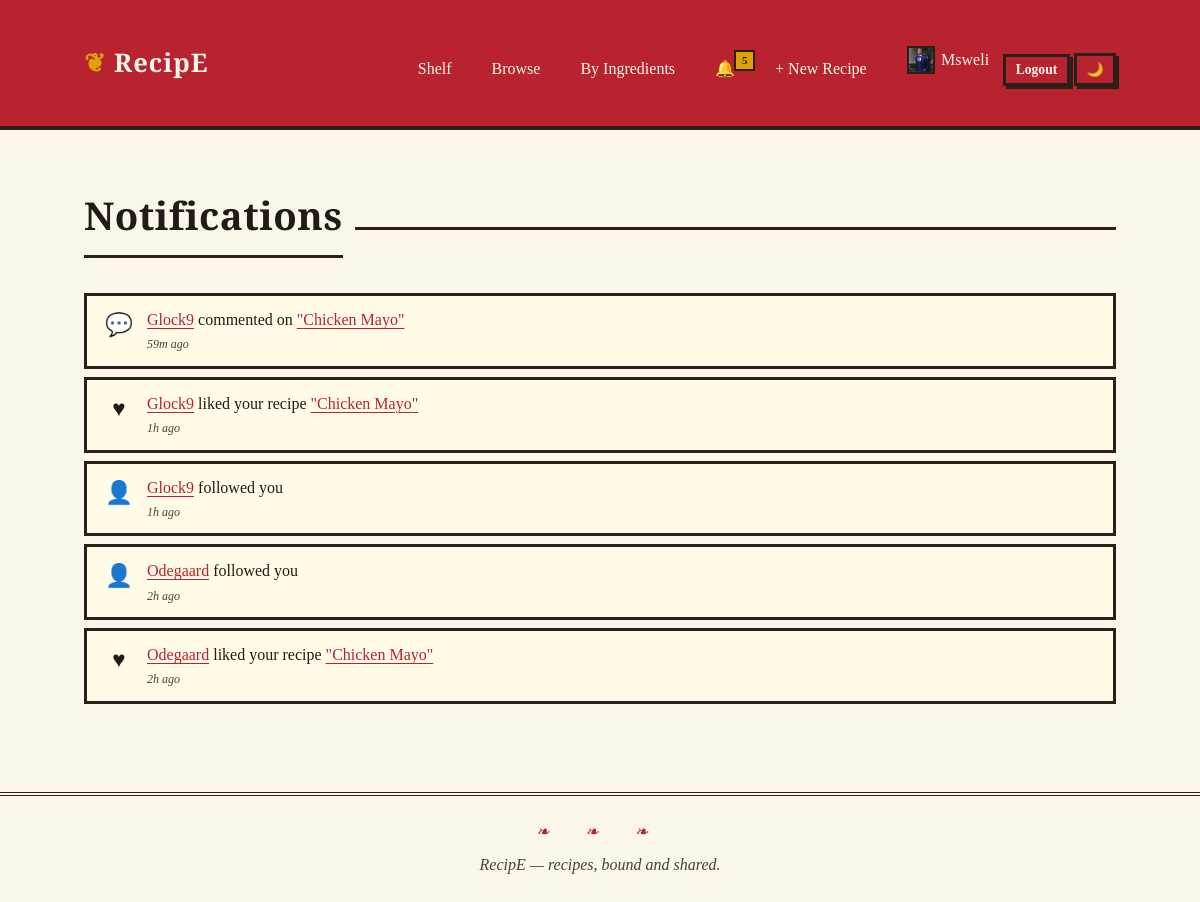
Screenshot of /notifications/ (signed in) with the database file from the repository.
### app/models/user.py (models this page shows, shortened)
class User(db.Model, UserMixin):
    __tablename__ = "users"
    id = db.Column(db.Integer, primary_key=True)
    username = db.Column(db.String(50), unique=True, nullable=False, index=True)
    email = db.Column(db.String(120), unique=True, nullable=False, index=True)
    password_hash = db.Column(db.String(255), nullable=False)
    bio = db.Column(db.Text, default="")
    avatar = db.Column(db.String(255), default="")
    is_active = db.Column(db.Boolean, default=True)
    created_at = db.Column(db.DateTime, default=datetime.utcnow)
    recipes = db.relationship("Recipe", backref="author", lazy="dynamic",
                              cascade="all, delete-orphan")
    comments = db.relationship("Comment", backref="author", lazy="dynamic",
                               cascade="all, delete-orphan")
    reactions = db.relationship("Reaction", backref="user", lazy="dynamic",
                                cascade="all, delete-orphan")
    preference = db.relationship("UserPreference", backref="user", uselist=False,
                                 cascade="all, delete-orphan")
    following = db.relationship(
        "Follow", foreign_keys="Follow.follower_id",
        backref="follower", lazy="dynamic", cascade="all, delete-orphan"
    )
    followers = db.relationship(
        "Follow", foreign_keys="Follow.followed_id",
        backref="followed", lazy="dynamic", cascade="all, delete-orphan"
    )
    notifications = db.relationship(
        "Notification", foreign_keys="Notification.user_id",
        back_populates="user", lazy="dynamic", cascade="all, delete-orphan"
    )

### app/models/notification.py (models this page shows, shortened)
class Notification(db.Model):
    __tablename__ = "notifications"
    id = db.Column(db.Integer, primary_key=True)
    user_id = db.Column(db.Integer, db.ForeignKey("users.id"),
                        nullable=False, index=True)
    actor_id = db.Column(db.Integer, db.ForeignKey("users.id"), nullable=True)
    kind = db.Column(db.String(30), nullable=False)   # like / comment / follow / reply
    recipe_id = db.Column(db.Integer, db.ForeignKey("recipes.id"), nullable=True)
    comment_id = db.Column(db.Integer, db.ForeignKey("comments.id"), nullable=True)
    is_read = db.Column(db.Boolean, default=False, index=True)
    created_at = db.Column(db.DateTime, default=datetime.utcnow, index=True)
    user = db.relationship("User", foreign_keys=[user_id], back_populates="notifications")
    actor = db.relationship("User", foreign_keys=[actor_id], lazy="joined")
    recipe = db.relationship("Recipe", back_populates="notifications", lazy="joined")
    comment = db.relationship("Comment", back_populates="notifications", lazy="joined")

### app/models/recipe.py (models this page shows, shortened)
class Recipe(db.Model):
    __tablename__ = "recipes"
    id = db.Column(db.Integer, primary_key=True)
    title = db.Column(db.String(150), nullable=False, index=True)
    description = db.Column(db.Text, default="")
    category = db.Column(db.String(80), index=True)
    user_id = db.Column(db.Integer, db.ForeignKey("users.id"), nullable=False)
    created_at = db.Column(db.DateTime, default=datetime.utcnow, index=True)
    updated_at = db.Column(db.DateTime, default=datetime.utcnow, onupdate=datetime.utcnow)
    ingredients = db.relationship("Ingredient", backref="recipe", lazy="select",
                                  cascade="all, delete-orphan", order_by="Ingredient.position")
    steps = db.relationship("Step", backref="recipe", lazy="select",
                            cascade="all, delete-orphan", order_by="Step.position")
    images = db.relationship("RecipeImage", backref="recipe", lazy="select",
                             cascade="all, delete-orphan")
    video = db.relationship("RecipeVideo", backref="recipe", uselist=False,
                            cascade="all, delete-orphan")
    comments = db.relationship("Comment", backref="recipe", lazy="dynamic",
                               cascade="all, delete-orphan")
    reactions = db.relationship("Reaction", backref="recipe", lazy="dynamic",
                                cascade="all, delete-orphan")
    notifications = db.relationship("Notification", back_populates="recipe", cascade="all, delete-orphan")
    savers = db.relationship("User", secondary=saved_recipes, lazy="dynamic",
                             backref=db.backref("saved_recipes", lazy="dynamic"))

### app/routes/notifications.py (the view)
@notifications_bp.get("/")
@login_required
def list_page():
    notifications = NotificationService.list_for(current_user)
    NotificationService.mark_all_read(current_user)
    return render_template("notifications.html", notifications=notifications)

### app/models/user.py (called while the page is built)
@login_manager.user_loader
def load_user(user_id):
    return User.query.get(int(user_id))

### app/services/notification_service.py (called while the page is built)
    @staticmethod
    def list_for(user, limit=50):
        return (Notification.query
                .filter_by(user_id=user.id)
                .order_by(Notification.created_at.desc())
                .limit(limit).all())

    @staticmethod
    def mark_all_read(user):
        (Notification.query
         .filter_by(user_id=user.id, is_read=False)
         .update({"is_read": True}))
        db.session.commit()

### app/templates/notifications.html (shortened to what this page needs)
{% extends "base.html" %}
{% block content %}
<div class="chapter"><h1>Notifications</h1></div>
{% if notifications %}
  <ul class="notification-list">
    {% for n in notifications %}
      <li class="notification notification--{{ n.kind }}{% if not n.is_read %} notification--unread{% endif %}">
        <span class="notification__icon">
          {% if n.kind == "like" %}♥
          {% elif n.kind == "comment" %}💬
          {% elif n.kind == "reply" %}↩
          {% elif n.kind == "follow" %}👤
          {% else %}•{% endif %}
        </span>
        <div class="notification__body">
          {% if n.actor %}
            <a href="{{ url_for('users.profile_page', username=n.actor.username) }}">{{ n.actor.username }}</a>
          {% else %}<em>Someone</em>{% endif %}
          {% if n.kind == "like" %} liked your recipe
          {% elif n.kind == "comment" %} commented on
          {% elif n.kind == "reply" %} replied to your comment on
          {% elif n.kind == "follow" %} followed you
          {% endif %}
          {% if n.recipe %}
            <a href="{{ url_for('recipes.recipe_page', recipe_id=n.recipe.id) }}">"{{ n.recipe.title }}"</a>
          {% endif %}
          <span class="notification__time">{{ n.created_at|timeago }}</span>
        </div>
      </li>
    {% endfor %}
  </ul>
{% else %}
  <p class="muted">You have no notifications yet.</p>
{% endif %}
{% endblock %}

### app/templates/base.html (shortened to what this page needs)
<!DOCTYPE html>
<html lang="en">
<head>
  <link rel="stylesheet" href="{{ url_for('static', filename='css/style.css') }}" />
</head>
<body data-authed="{{ 'true' if current_user.is_authenticated else 'false' }}"
      data-user-id="{{ current_user.id if current_user.is_authenticated else '' }}">
  <header class="site-header">
    <div class="container">
      <a class="brand" href="{{ url_for('feed.dashboard') }}">RecipE</a>
      <nav class="site-nav" data-nav>
        <a href="{{ url_for('feed.dashboard') }}">Shelf</a>
        <a href="{{ url_for('recipes.list_recipes_page') }}">Browse</a>
        <a href="{{ url_for('recipes.by_ingredients_page') }}">By Ingredients</a>
        {% if current_user.is_authenticated %}
          <a href="{{ url_for('notifications.list_page') }}" class="nav-bell" title="Notifications">
    🔔<span class="nav-bell__badge" data-notif-badge hidden></span>
          </a>
          <a href="{{ url_for('recipes.new_recipe_page') }}">+ New Recipe</a>
          <a href="{{ url_for('users.profile_page', username=current_user.username) }}" class="nav-avatar">
            {% if current_user.avatar %}
              <img src="{{ url_for('static', filename='uploads/' ~ current_user.avatar) }}"
                   alt="{{ current_user.username }}" />
            {% else %}
              <span class="avatar-placeholder--sm">{{ current_user.username[:1]|upper }}</span>
            {% endif %}
            {{ current_user.username }}
          </a>
          <form action="{{ url_for('auth.logout') }}" method="post" style="display:inline">
            <button class="btn btn--sm btn--primary" type="submit">Logout</button>
          </form>
          <button class="btn btn--sm btn--ghost theme-toggle" data-theme-toggle title="Toggle theme">🌙</button>
        {% else %}
          <a href="{{ url_for('auth.login_page') }}">Login</a>
          <a href="{{ url_for('auth.register_page') }}">Register</a>
        {% endif %}
      </nav>
    </div>
  </header>
  <main class="container">
    {% block content %}{% endblock %}
  </main>
  <footer class="site-footer">
    RecipE — recipes, bound and shared.
  </footer>
</body>
</html>

### app/static/css/style.css (style rules this page uses)
:root { --paper: #fbf6ea; --paper-2: #f4ead2; --ink: #211a17; --ink-soft: #4a3f39; --crimson: #b8232f; --mustard: #e0a106; --forest: #1f6b4a; --plum: #6c2a6b; --teal: #106a72; --line: #2a1f1a; --shadow: 4px 4px 0 0 var(--line); }
* { box-sizing: border-box; }
html, body { margin: 0; padding: 0; background: var(--paper); color: var(--ink); font-family: "Georgia", "Iowan Old Style", "Times New Roman", serif; font-size: 16px; line-height: 1.55; }
h1, h2, h3, h4 { font-family: "Playfair Display", "Georgia", serif; letter-spacing: 0.5px; margin: 0 0 .5em; color: var(--ink); border-bottom: 3px solid var(--line); padding-bottom: .25em; }
h1 { font-size: 2.4rem; }
a { color: var(--crimson); text-decoration: underline; text-underline-offset: 3px; }
.container { max-width: 1080px; margin: 0 auto; padding: 1.5rem; }
.site-header { background: var(--crimson); color: var(--paper); border-bottom: 4px solid var(--line); padding: 1rem 0; }
.site-header .container { display: flex; align-items: center; justify-content: space-between; }
.site-header .brand { font-family: "Playfair Display", serif; font-size: 1.6rem; font-weight: 700; color: var(--paper); text-decoration: none; letter-spacing: 1px; }
.site-header .brand::before { content: "❦ "; color: var(--mustard); }
.site-nav a { color: var(--paper); margin-left: 1rem; text-decoration: none; border: 2px solid transparent; padding: .25rem .5rem; }
.btn { display: inline-block; padding: .55rem 1rem; background: var(--mustard); color: var(--ink); border: 3px solid var(--line); font-family: inherit; font-weight: 700; text-decoration: none; cursor: pointer; box-shadow: 3px 3px 0 0 var(--line); transition: transform .05s ease; }
.btn--primary { background: var(--crimson); color: var(--paper); }
.btn--ghost { background: transparent; color: var(--ink); }
.btn--sm { padding: .3rem .6rem; font-size: .85rem; }
.chapter { display: flex; align-items: baseline; gap: .75rem; margin: 2rem 0 1rem; }
.chapter::after { content: ""; flex: 1; height: 3px; background: var(--line); }
.site-footer { margin-top: 3rem; border-top: 4px double var(--line); padding: 1.5rem; text-align: center; font-style: italic; color: var(--ink-soft); }
.site-footer::before { content: "❧ ❧ ❧"; display: block; color: var(--crimson); margin-bottom: .5rem; letter-spacing: 1rem; }
.nav-avatar { display: inline-flex; align-items: center; gap: .4rem; }
.nav-avatar img, .nav-avatar .avatar-placeholder--sm { width: 28px; height: 28px; border: 2px solid var(--line); object-fit: cover; vertical-align: middle; }
.notification-list { list-style: none; padding: 0; }
.notification { display: flex; gap: .75rem; padding: .75rem 1rem; border: 3px solid var(--line); background: var(--paper); margin-bottom: .5rem; align-items: flex-start; }
.notification--unread { background: #fffbe6; }
.notification__icon { font-size: 1.4rem; width: 2rem; text-align: center; flex-shrink: 0; }
.notification__body { flex: 1; }
.notification__time { display: block; font-size: .75rem; color: var(--ink-soft); font-style: italic; margin-top: .15rem; }
.nav-bell { position: relative; text-decoration: none; }
.nav-bell__badge { position: absolute; top: -6px; right: -8px; background: var(--mustard); color: var(--ink); border: 2px solid var(--line); font-size: .7rem; font-weight: 700; padding: 0 .35rem; min-width: 18px; text-align: center; }

### rows the page displays
User: avatar (picture), username "Msweli"
Notification: actor.username "Glock9", kind "commented on", recipe "Chicken Mayo", created_at "59m ago"
Notification: actor.username "Glock9", kind "liked your recipe", recipe "Chicken Mayo", created_at "1h ago"
Notification: actor.username "Glock9", kind "followed you", created_at "1h ago"
Notification: actor.username "Odegaard", kind "followed you", created_at "2h ago"
Notification: actor.username "Odegaard", kind "liked your recipe", recipe "Chicken Mayo", created_at "2h ago"
